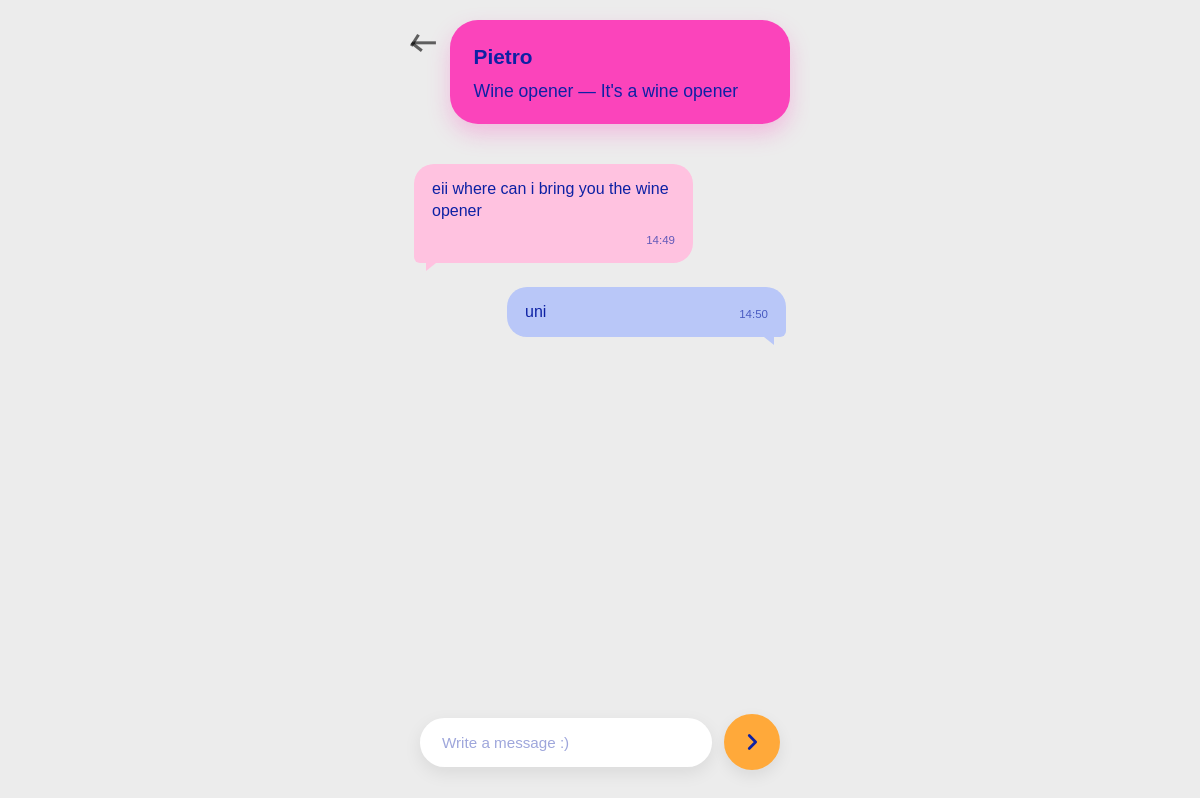
The page /chat/2 (signed in) on the database its author committed.
### tables this page shows
CREATE TABLE users (
                id INTEGER PRIMARY KEY AUTOINCREMENT,
                username TEXT UNIQUE NOT NULL,
                email TEXT UNIQUE,
                password TEXT NOT NULL,
                location TEXT,
                categories TEXT
            , photo TEXT, latitude REAL, longitude REAL, onboarding_seen INTEGER DEFAULT 0);

CREATE TABLE items (
            id INTEGER PRIMARY KEY AUTOINCREMENT,
            name TEXT NOT NULL,
            description TEXT,
            owner_id INTEGER NOT NULL,
            status TEXT DEFAULT 'available',
            keywords TEXT, category TEXT, photo TEXT,
            FOREIGN KEY (owner_id) REFERENCES "users_old" (id)
        );

CREATE TABLE messages (
            id INTEGER PRIMARY KEY AUTOINCREMENT,
            request_id INTEGER NOT NULL,
            sender_id INTEGER NOT NULL,
            content TEXT NOT NULL,
            created_at TIMESTAMP DEFAULT CURRENT_TIMESTAMP, message_type TEXT DEFAULT 'text', resolved INTEGER DEFAULT 0, is_read INTEGER DEFAULT 0,
            FOREIGN KEY (request_id) REFERENCES requests (id),
            FOREIGN KEY (sender_id) REFERENCES "users_old" (id)
        );

### app.py (the view)
@app.route('/chat/<int:request_id>')
def chat(request_id):
    if 'user_id' not in session:
        return redirect(url_for('login'))
    conn = get_db_connection()
    cursor = conn.cursor()
    cursor.execute('''
        SELECT r.*, i.name as item_name, i.photo as item_photo, i.description as item_description, i.owner_id,
               (SELECT username FROM users WHERE id = i.owner_id) as requester_name,
               (SELECT username FROM users WHERE id = r.borrower_id) as borrower_name
        FROM requests r
        JOIN items i ON r.item_id = i.id
        WHERE r.id = ?
    ''', (request_id,))
    request_data = cursor.fetchone()
    if not request_data or (request_data['owner_id'] != session['user_id'] and
                           request_data['borrower_id'] != session['user_id']):
        conn.close()
        return "Unauthorized", 403
    is_owner = request_data['owner_id'] == session['user_id']
    if is_owner:
        chat_partner = request_data['borrower_name']
    else:
        chat_partner = request_data['requester_name']
    cursor.execute('''
        SELECT m.*, u.username as sender_name
        FROM messages m
        JOIN users u ON m.sender_id = u.id
        WHERE m.request_id = ?
        ORDER BY m.created_at ASC
    ''', (request_id,))
    messages = []
    for row in cursor.fetchall():
        msg = dict(row)
        msg['created_at'] = format_message_time(row['created_at'])
        messages.append(msg)
    cursor.execute('''
        UPDATE messages SET is_read = 1
        WHERE request_id = ? AND sender_id != ? AND is_read = 0
    ''', (request_id, session['user_id']))
    conn.commit()
    conn.close()
    return render_template('chat.html',
                         chat_request=request_data,
                         chat_partner=chat_partner,
                         messages=messages,
                         request_id=request_id,
                         is_owner=is_owner)

### app.py (called while the page is built)
@app.url_defaults
def add_static_file_version(endpoint, values):
    if endpoint != 'static' or 'filename' not in values:
        return
    filepath = os.path.join(app.static_folder, values['filename'])
    if os.path.exists(filepath):
        values['v'] = int(os.path.getmtime(filepath))

def get_db_connection():
    conn = sqlite3.connect(DATABASE)
    conn.row_factory = sqlite3.Row
    conn.create_function('distance_km', 4, haversine_km)
    return conn

@app.context_processor
def inject_current_user_photo():
    if 'user_id' not in session:
        return {'current_user_photo': None}
    conn = get_db_connection()
    cursor = conn.cursor()
    cursor.execute('SELECT photo FROM users WHERE id = ?', (session['user_id'],))
    row = cursor.fetchone()
    conn.close()
    return {'current_user_photo': row['photo'] if row else None}

@app.context_processor
def inject_unread_messages():
    if 'user_id' not in session:
        return {'has_unread_messages': False}
    conn = get_db_connection()
    cursor = conn.cursor()
    cursor.execute('''
        SELECT 1
        FROM messages m
        JOIN requests r ON m.request_id = r.id
        JOIN items i ON r.item_id = i.id
        WHERE (i.owner_id = ? OR r.borrower_id = ?)
          AND m.sender_id != ?
          AND m.is_read = 0
        LIMIT 1
    ''', (session['user_id'], session['user_id'], session['user_id']))
    row = cursor.fetchone()
    conn.close()
    return {'has_unread_messages': row is not None}

def format_message_time(value):
    if not value:
        return ''
    try:
        ts = datetime.strptime(value, '%Y-%m-%d %H:%M:%S')
    except (TypeError, ValueError):
        return value
    return ts.strftime('%H:%M')

### templates/chat.html (shortened to what this page needs)
<!DOCTYPE html>
<html lang="en">
<head>
    <link rel="stylesheet" href="{{ url_for('static', filename='style.css') }}">
</head>
<body class="chat-page">
    <div class="container">
        <header class="chat-header">
            <a href="{{ url_for('chat_index') }}" class="chat-back" aria-label="Back"><span class="icon icon-back" aria-hidden="true"></span></a>
            <section class="chat-card-summary">
                <div class="chat-summary-name">{{ chat_partner }}</div>
                <p class="chat-summary-text">{{ chat_request.item_name }}{% if chat_request.item_description %} &mdash; {{ chat_request.item_description }}{% endif %}</p>
            </section>
        </header>
        <main>
            <div class="chat-messages">
                {% if messages %}
                    {% for msg in messages %}
                    {% if msg.message_type and msg.message_type != 'text' %}
                    <div class="message system-message system-{{ msg.message_type }}">
                        <div class="message-body">
                            <p class="message-content">{{ msg.content }}</p>
                            {% if msg.message_type == 'return_request' and is_owner and not msg.resolved and chat_request.return_status == 'pending_confirmation' %}
                            <div class="return-confirm-actions">
                                <form method="POST" action="{{ url_for('confirm_return', request_id=request_id) }}">
                                    <input type="hidden" name="action" value="yes">
                                    <button type="submit" class="chat-respond-btn yes">Yes</button>
                                </form>
                                <form method="POST" action="{{ url_for('confirm_return', request_id=request_id) }}">
                                    <input type="hidden" name="action" value="no">
                                    <button type="submit" class="chat-respond-btn no">No</button>
                                </form>
                            </div>
                            {% endif %}
                            <span class="timestamp">{{ msg.created_at }}</span>
                        </div>
                    </div>
                    {% else %}
                    <div class="message {% if msg.sender_id == session['user_id'] %}own{% else %}other{% endif %}">
                        <div class="message-body">
                            <p class="message-content">{{ msg.content }}</p>
                            <span class="timestamp">{{ msg.created_at }}</span>
                        </div>
                    </div>
                    {% endif %}
                    {% endfor %}
                {% else %}
                    <p class="no-messages">No messages yet. Start the conversation!</p>
                {% endif %}
            </div>
            {% if chat_request.status == 'accepted' %}
            <form method="POST" action="{{ url_for('send_message', request_id=request_id) }}" class="chat-form">
                <input type="text" name="message" placeholder="Write a message :)" required>
                <button type="submit" class="chat-send-btn" aria-label="Send message">
                    <svg class="chat-send-icon" viewBox="0 0 24 24" aria-hidden="true" xmlns="http://www.w3.org/2000/svg">
                        <polyline points="9 5 16 12 9 19" />
                    </svg>
                </button>
            </form>
            {% elif chat_request.status == 'pending' %}
                {% if not is_owner %}
                <p class="chat-status-note">Waiting for the owner to accept your request&hellip;</p>
                {% endif %}
            {% elif chat_request.status == 'declined' %}
            <p class="chat-status-note">This request was declined.</p>
            {% endif %}
        </main>
    </div>
</body>
</html>

### rows shown on the page
users: username "Pietro"
items: item_name "Wine opener", item_description "It's a wine opener"
messages: content "eii where can i bring you the wine opener", created_at "14:49"
messages: content "uni", created_at "14:50"
